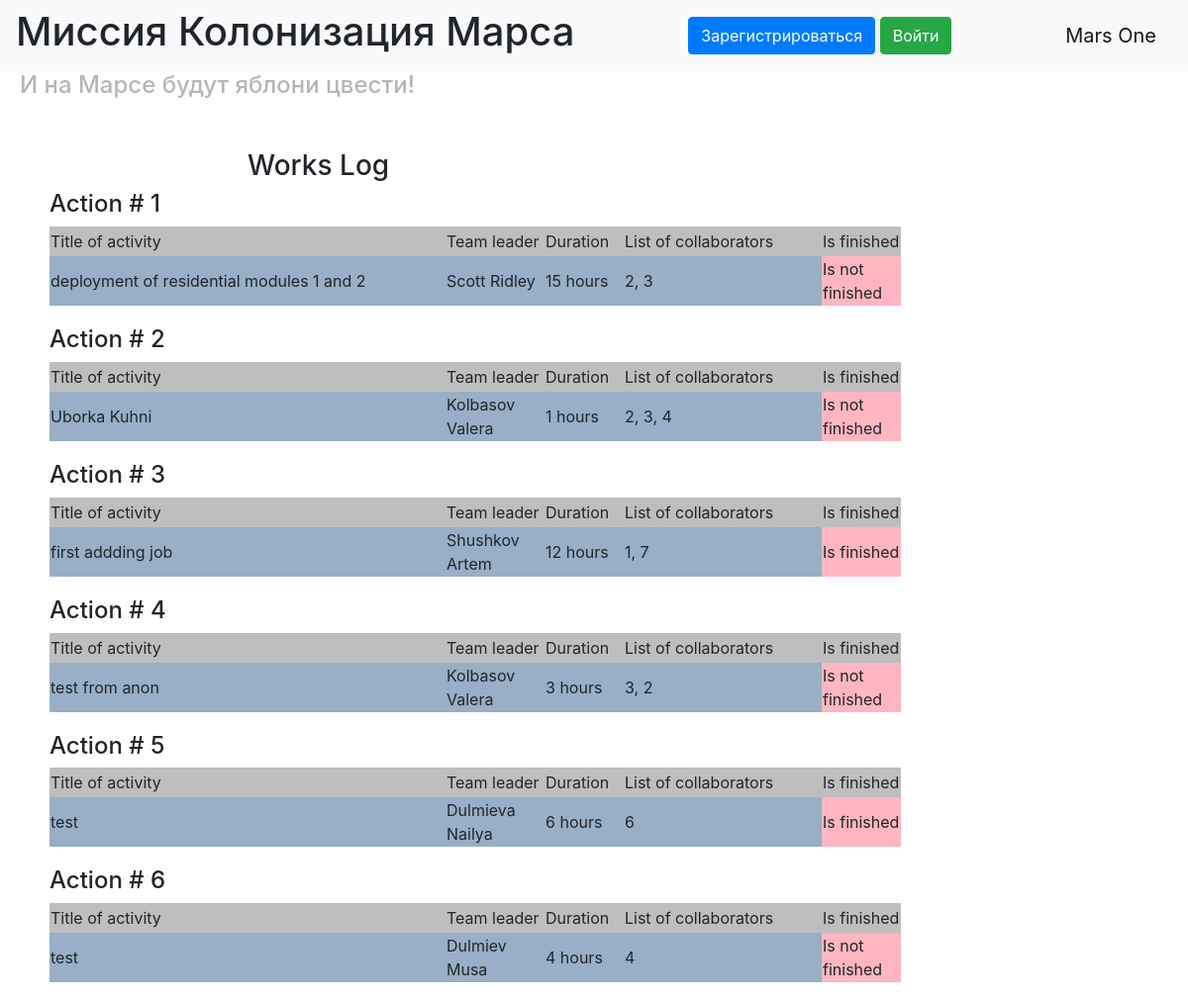
The page / on the database its author committed.
### data/jobs.py (models this page shows)
class Jobs(SqlAlchemyBase):
    __tablename__ = 'jobs'
    id = sqlalchemy.Column(sqlalchemy.Integer,
                           primary_key=True, autoincrement=True)
    team_leader = sqlalchemy.Column(sqlalchemy.Integer,
                                    sqlalchemy.ForeignKey("users.id"))
    job = sqlalchemy.Column(sqlalchemy.String, nullable=True)
    work_size = sqlalchemy.Column(sqlalchemy.Integer, nullable=True)
    collaborators = sqlalchemy.Column(sqlalchemy.String, nullable=True)
    start_date = sqlalchemy.Column(sqlalchemy.DateTime, default=datetime.datetime.now)
    end_date = sqlalchemy.Column(sqlalchemy.DateTime)
    is_finished = sqlalchemy.Column(sqlalchemy.Boolean, default=True)

### main_old.py (the view)
@app.route("/")
def index():
    jobs = []
    for job in db_sess.query(Jobs).all():
        user = db_sess.query(User).filter(User.id == job.team_leader).first()
        name = user.surname + ' ' + user.name
        jobs.append((job.job, name, f'{job.work_size} hours', job.collaborators,
                     'Is finished' if job.is_finished else 'Is not finished',
                     current_user.is_authenticated and (job.team_leader == current_user.id or current_user.id == 1),
                     job.id))
    return render_template("index.html", style=url_for('static', filename='css/style.css'), jobs=jobs)

### templates/index.html (shortened to what this page needs)
{% extends "base.html" %}
{% block content %}
<div class="main_content">
    <h3 class="works_log">Works Log</h3>
    {% for job in jobs %}
        <h4>Action # {{loop.index}}</h4>
        <table class="job_table">
            <tr class="cap">
                <td width="400px" height="20px">Title of activity</td>
                <td width="100px" height="20px">Team leader</td>
                <td width="80px" height="20px">Duration</td>
                <td width="200px" height="20px">List of collaborators</td>
                <td width="80px" height="30px">Is finished</td>
            </tr>
            <tr class="info">
                <td width="400px" height="20px">{{job[0]}}</td>
                <td width="100px" height="20px">{{job[1]}}</td>
                <td width="80px" height="20px">{{job[2]}}</td>
                <td width="200px" height="20px">{{job[3]}}</td>
                <td width="80px" height="30px" class="is_finished_info">{{job[4]}}</td>
            </tr>
        </table>
    {% endfor %}
</div>
{% endblock %}
{% block style_block %}
<link href={{style}} rel="stylesheet" type="text/css">
{% endblock %}

### templates/base.html (shortened to what this page needs)
<!doctype html>
<html lang="en">
<head>
    <link rel="stylesheet"
          href="https://stackpath.bootstrapcdn.com/bootstrap/4.4.1/css/bootstrap.min.css"
>
    {% block style_block %}{% endblock %}
</head>
<body>
    <nav class="navbar navbar-light bg-light">
        <H1>Миссия Колонизация Марса</H1>
        {% if current_user.is_authenticated %}
            <p>
                <a class="btn btn-primary " href="/addjob">Add job</a>
            </p>
            <a class="navbar-brand" href="/logout">{{ current_user.surname }} {{ current_user.name }}</a>
        {% else %}
            <p>
                <a class="btn btn-primary " href="/register">Зарегистрироваться</a>
                <a class="btn btn-success" href="/login">Войти</a>
            </p>
        {% endif %}
        <a class="navbar-brand" href="/">Mars One</a>
    </nav>
    <H4 class="apple">И на Марсе будут яблони цвести!</H4>
    {% block content %}{% endblock %}
</body>
</html>

### static/css/style.css (style rules this page uses)
.works_log { margin-left: 200px; }
.main_content { margin-left: 50px; margin-top: 50px; }
.cap { background-color: #BEBEBE; }
.apple { margin-left: 20px; color: #B6B6B4; }
.info { background-color: #98AFC7; }
.is_finished_info { background-color: #ffb6c1; }
.job_table { margin-bottom: 20px; }
p { margin-bottom: 1px; }

### rows shown on the page
Jobs: job "deployment of residential modules 1 and 2", job "Scott Ridley", job "15 hours", collaborators "2, 3", job "Is not finished"
Jobs: job "Uborka Kuhni", job "Kolbasov Valera", job "1 hours", collaborators "2, 3, 4", job "Is not finished"
Jobs: job "first addding job", job "Shushkov Artem", job "12 hours", collaborators "1, 7", job "Is finished"
Jobs: job "test from anon", job "Kolbasov Valera", job "3 hours", collaborators "3, 2", job "Is not finished"
Jobs: job "test", job "Dulmieva Nailya", job "6 hours", work_size "6", job "Is finished"
Jobs: job "test", job "Dulmiev Musa", job "4 hours", work_size "4", job "Is not finished"
